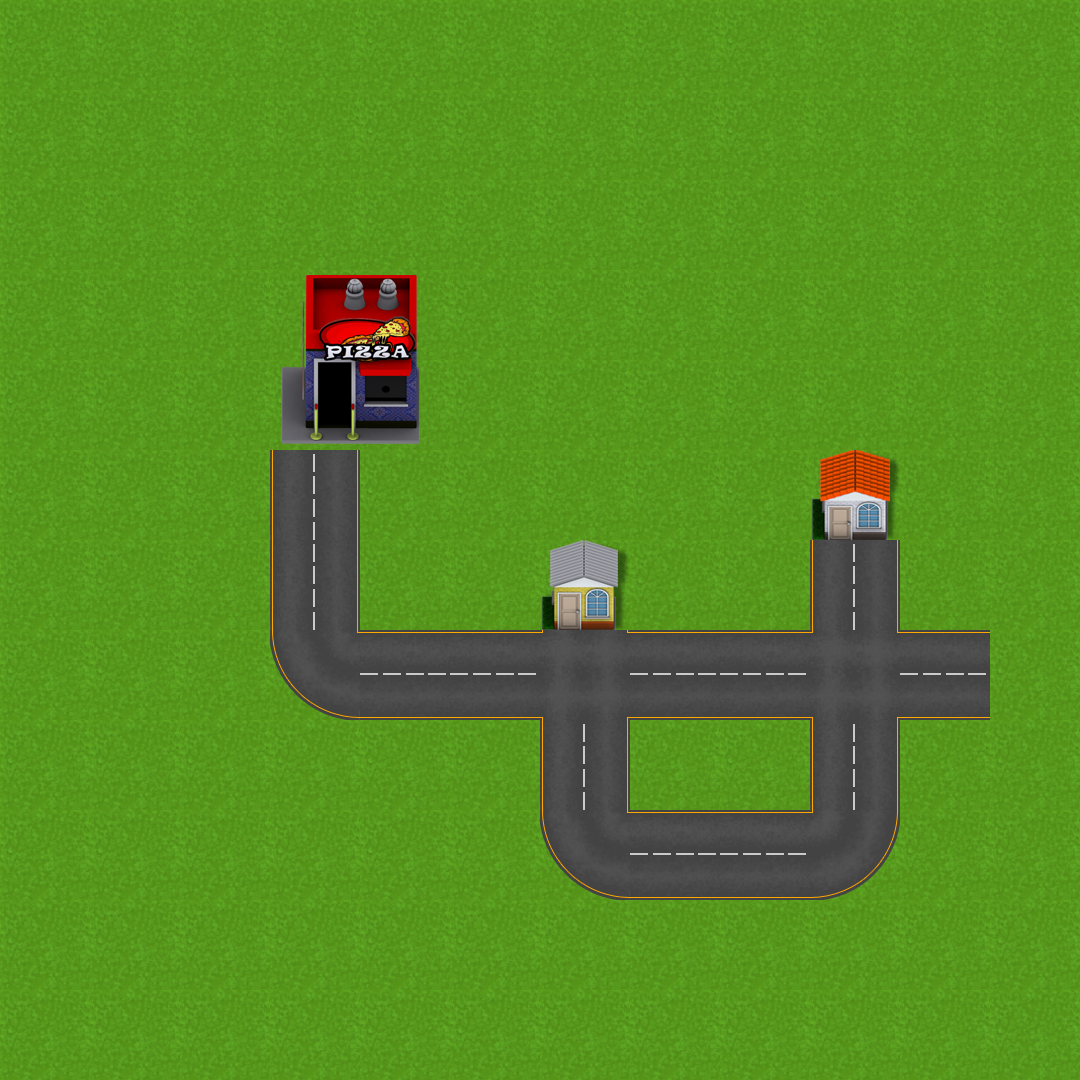

This is a level from a 2D game, rendered from its Tiled map with the project's own tilesets. A one-line summary and the map file follow, with tile-layer data summarised:
An orthogonal 12x12 tile map with 90x90 px tiles, 1 tile layer (Ground) and 3 objects (2x point, start).

<map version="1.0" orientation="orthogonal" width="12" height="12" tilewidth="90" tileheight="90">
 <tileset firstgid="1" name="SokoChuy" tilewidth="90" tileheight="90" spacing="2" margin="1">
  <image source="gfx/tile.png" width="368" height="368" />
  <tile id="0">
   <properties>
    <property name="type" value="square" />
   </properties>
  </tile>
  <tile id="2">
   <properties>
    <property name="type" value="square" />
   </properties>
  </tile>
  <tile id="3">
   <properties>
    <property name="type" value="square" />
   </properties>
  </tile>
  <tile id="6">
   <properties>
    <property name="type" value="square" />
   </properties>
  </tile>
  <tile id="7">
   <properties>
    <property name="type" value="square" />
   </properties>
  </tile>
  <tile id="8">
   <properties>
    <property name="type" value="triangle d" />
   </properties>
  </tile>
  <tile id="9">
   <properties>
    <property name="type" value="triangle c" />
   </properties>
  </tile>
  <tile id="10">
   <properties>
    <property name="type" value="square" />
   </properties>
  </tile>
  <tile id="11">
   <properties>
    <property name="type" value="square" />
   </properties>
  </tile>
  <tile id="12">
   <properties>
    <property name="type" value="triangle b" />
   </properties>
  </tile>
  <tile id="13">
   <properties>
    <property name="type" value="triangle a" />
   </properties>
  </tile>
 </tileset>
 <layer name="Ground" width="12" height="12">
  <properties>
   <property name="text" value="Nyuuuu" />
  </properties>
  <data>[144 cells, 144 non-empty, 12 distinct tile ids]</data>
 </layer>
 <objectgroup name="Objects" width="12" height="12">
  <object name="point" x="811" y="539" width="90" height="90" />
  <object name="start" x="267" y="444" width="90" height="90" />
  <object name="point" x="537" y="625" width="90" height="90" />
 </objectgroup>
</map>
